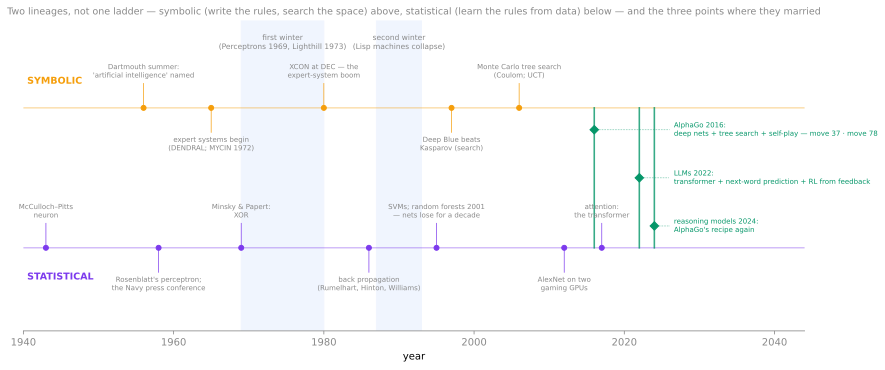

Recreate this plot in Python.
"""perceptron-and-move-78-timeline.py — the two lineages of AI, 1943–2025, with the winters shaded.
Companion to [[Stories/The Perceptron and Move 78]]. Vault style: text #888, no background, width="100%"."""
import re, matplotlib
matplotlib.use("Agg")
import matplotlib.pyplot as plt
GREY = "#888888"; BLUE, RED, GREEN, AMBER, PURPLE, TEAL = "#2563eb", "#dc2626", "#059669", "#f59e0b", "#7c3aed", "#0891b2"
fig, ax = plt.subplots(figsize=(14, 5.6))
for sp in ax.spines.values(): sp.set_color(GREY)
ax.tick_params(colors=GREY, labelcolor=GREY); ax.set_facecolor("none")
ax.set_xlim(1940, 2044); ax.set_ylim(-0.35, 3.2); ax.set_yticks([])
for sp in ("left", "right", "top"): ax.spines[sp].set_visible(False)
# winters
for a, b, lab in ((1969, 1980, "first winter\n(Perceptrons 1969, Lighthill 1973)"), (1987, 1993, "second winter\n(Lisp machines collapse)")):
    ax.axvspan(a, b, color=BLUE, alpha=0.07); ax.text((a + b) / 2, 3.05, lab, ha="center", va="top", fontsize=7.5, color=GREY)
# the two lanes
ax.text(1940.5, 2.45, "SYMBOLIC", fontsize=9.5, color=AMBER, weight="bold", va="bottom")
ax.text(1940.5, 0.32, "STATISTICAL", fontsize=9.5, color=PURPLE, weight="bold", va="top")
ax.axhline(2.2, color=AMBER, lw=1.0, alpha=0.5); ax.axhline(0.6, color=PURPLE, lw=1.0, alpha=0.5)
sym = [(1956, "Dartmouth summer:\n'artificial intelligence' named", 1), (1965, "expert systems begin\n(DENDRAL; MYCIN 1972)", -1), (1980, "XCON at DEC — the\nexpert-system boom", 1), (1997, "Deep Blue beats\nKasparov (search)", -1), (2006, "Monte Carlo tree search\n(Coulom; UCT)", 1)]
stat = [(1943, "McCulloch–Pitts\nneuron", 1), (1958, "Rosenblatt's perceptron;\nthe Navy press conference", -1), (1969, "Minsky & Papert:\nXOR", 1), (1986, "back propagation\n(Rumelhart, Hinton, Williams)", -1), (1995, "SVMs; random forests 2001\n— nets lose for a decade", 1), (2012, "AlexNet on two\ngaming GPUs", -1), (2017, "attention:\nthe transformer", 1)]
for yr, lab, sgn in sym:
    ax.plot(yr, 2.2, "o", color=AMBER, ms=5); ax.plot([yr, yr], [2.2, 2.2 + 0.28 * sgn], color=AMBER, lw=0.7)
    ax.text(yr, 2.2 + 0.32 * sgn, lab, ha="center", va="bottom" if sgn > 0 else "top", fontsize=7, color=GREY)
for yr, lab, sgn in stat:
    ax.plot(yr, 0.6, "o", color=PURPLE, ms=5); ax.plot([yr, yr], [0.6, 0.6 + 0.28 * sgn], color=PURPLE, lw=0.7)
    ax.text(yr, 0.6 + 0.32 * sgn, lab, ha="center", va="bottom" if sgn > 0 else "top", fontsize=7, color=GREY)
# the marriage
for yr, lab, y in ((2016, "AlphaGo 2016: deep nets + tree search + self-play — move 37 · move 78", 1.95), (2022, "LLMs 2022: transformer + next-word prediction + RL from feedback", 1.4), (2024, "reasoning models 2024: AlphaGo's recipe again", 0.85)):
    ax.plot([yr, yr], [0.6, 2.2], color=GREEN, lw=1.6, alpha=0.8); ax.plot(yr, y, "D", color=GREEN, ms=6)
    ax.plot([yr, 2026], [y, y], color=GREEN, lw=0.6, ls=":"); ax.text(2026.6, y, lab.replace(": ", ":\n"), ha="left", va="center", fontsize=7, color=GREEN)
ax.set_xlabel("year"); ax.set_title("Two lineages, not one ladder — symbolic (write the rules, search the space) above, statistical (learn the rules from data) below — and the three points where they married", fontsize=9.5, color=GREY)
fig.patch.set_alpha(0); name = "perceptron-and-move-78-timeline.svg"; fig.savefig(name, format="svg", bbox_inches="tight", transparent=True)
s = open(name).read().replace('<svg ', '<svg width="100%" ', 1); s = re.sub(r' height="[^"]*pt"', '', s, count=1); s = re.sub(r' width="[^"]*pt"', '', s, count=1); open(name, "w").write(s); print("wrote", name)
